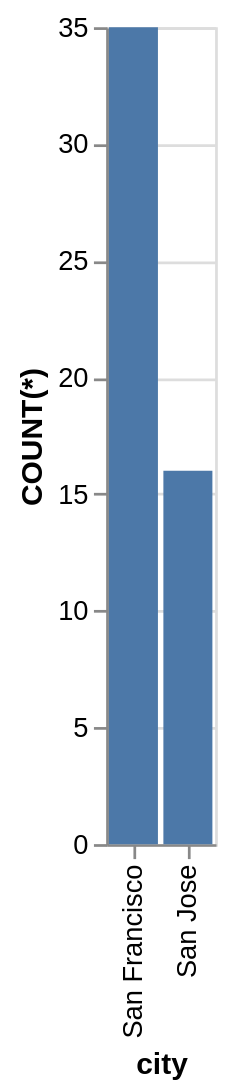

Write the Vega-Lite specification saved for this chart.
### Vega-Lite specification from a JSON file in a GitHub repository (floating-point values rounded to 4 significant figures)
{"data": {"values": [{"x_data": "San Francisco", "y_data": 35}, {"x_data": "San Jose", "y_data": 16}]}, "mark": "bar", "encoding": {"x": {"field": "x_data", "type": "nominal", "title": "city", "sort": {"op": "sum", "field": "y_data", "order": "descending"}}, "y": {"field": "y_data", "type": "quantitative", "title": "COUNT(*)"}}}
